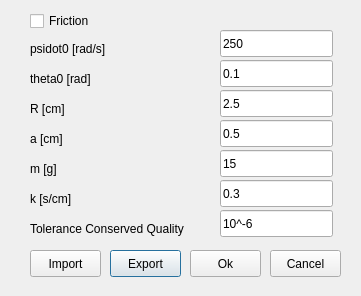
<?xml version="1.0" encoding="UTF-8"?>
<ui version="4.0">
 <class>MyDialog</class>
 <widget class="QDialog" name="MyDialog">
  <property name="geometry">
   <rect>
    <x>0</x>
    <y>0</y>
    <width>361</width>
    <height>296</height>
   </rect>
  </property>
  <property name="minimumSize">
   <size>
    <width>361</width>
    <height>296</height>
   </size>
  </property>
  <property name="maximumSize">
   <size>
    <width>361</width>
    <height>296</height>
   </size>
  </property>
  <property name="windowTitle">
   <string>Dialog</string>
  </property>
  <widget class="QLabel" name="psidot_text">
   <property name="geometry">
    <rect>
     <x>30</x>
     <y>40</y>
     <width>121</width>
     <height>17</height>
    </rect>
   </property>
   <property name="text">
    <string>psidot0 [rad/s]</string>
   </property>
  </widget>
  <widget class="QLabel" name="theta0_text">
   <property name="geometry">
    <rect>
     <x>30</x>
     <y>70</y>
     <width>91</width>
     <height>17</height>
    </rect>
   </property>
   <property name="text">
    <string>theta0 [rad]</string>
   </property>
  </widget>
  <widget class="QLabel" name="R_text">
   <property name="geometry">
    <rect>
     <x>30</x>
     <y>100</y>
     <width>59</width>
     <height>17</height>
    </rect>
   </property>
   <property name="text">
    <string>R [cm]</string>
   </property>
  </widget>
  <widget class="QLabel" name="k_text">
   <property name="geometry">
    <rect>
     <x>30</x>
     <y>190</y>
     <width>59</width>
     <height>17</height>
    </rect>
   </property>
   <property name="text">
    <string>k [s/cm]</string>
   </property>
  </widget>
  <widget class="QLabel" name="a_text">
   <property name="geometry">
    <rect>
     <x>30</x>
     <y>130</y>
     <width>59</width>
     <height>17</height>
    </rect>
   </property>
   <property name="text">
    <string>a [cm]</string>
   </property>
  </widget>
  <widget class="QLabel" name="m_text">
   <property name="geometry">
    <rect>
     <x>30</x>
     <y>160</y>
     <width>59</width>
     <height>17</height>
    </rect>
   </property>
   <property name="text">
    <string>m [g]</string>
   </property>
  </widget>
  <widget class="QLabel" name="TolConQual_text">
   <property name="geometry">
    <rect>
     <x>30</x>
     <y>220</y>
     <width>181</width>
     <height>17</height>
    </rect>
   </property>
   <property name="text">
    <string>Tolerance Conserved Quality</string>
   </property>
  </widget>
  <widget class="QCheckBox" name="Friction">
   <property name="geometry">
    <rect>
     <x>30</x>
     <y>10</y>
     <width>91</width>
     <height>22</height>
    </rect>
   </property>
   <property name="text">
    <string>Friction</string>
   </property>
  </widget>
  <widget class="QPushButton" name="export_button">
   <property name="geometry">
    <rect>
     <x>110</x>
     <y>250</y>
     <width>71</width>
     <height>27</height>
    </rect>
   </property>
   <property name="text">
    <string>Export</string>
   </property>
  </widget>
  <widget class="QPushButton" name="import_button">
   <property name="geometry">
    <rect>
     <x>30</x>
     <y>250</y>
     <width>71</width>
     <height>27</height>
    </rect>
   </property>
   <property name="text">
    <string>Import</string>
   </property>
  </widget>
  <widget class="QPushButton" name="ok_button">
   <property name="geometry">
    <rect>
     <x>190</x>
     <y>250</y>
     <width>71</width>
     <height>27</height>
    </rect>
   </property>
   <property name="text">
    <string>Ok</string>
   </property>
  </widget>
  <widget class="QPushButton" name="cancel_button">
   <property name="geometry">
    <rect>
     <x>270</x>
     <y>250</y>
     <width>71</width>
     <height>27</height>
    </rect>
   </property>
   <property name="text">
    <string>Cancel</string>
   </property>
  </widget>
  <widget class="QLineEdit" name="TolConQual">
   <property name="geometry">
    <rect>
     <x>220</x>
     <y>210</y>
     <width>113</width>
     <height>27</height>
    </rect>
   </property>
   <property name="text">
    <string>10^-6</string>
   </property>
  </widget>
  <widget class="QLineEdit" name="a">
   <property name="geometry">
    <rect>
     <x>220</x>
     <y>120</y>
     <width>113</width>
     <height>27</height>
    </rect>
   </property>
   <property name="text">
    <string>0.5</string>
   </property>
  </widget>
  <widget class="QLineEdit" name="lineEdit_3">
   <property name="geometry">
    <rect>
     <x>220</x>
     <y>150</y>
     <width>113</width>
     <height>27</height>
    </rect>
   </property>
   <property name="text">
    <string>15</string>
   </property>
  </widget>
  <widget class="QLineEdit" name="k">
   <property name="geometry">
    <rect>
     <x>220</x>
     <y>180</y>
     <width>113</width>
     <height>27</height>
    </rect>
   </property>
   <property name="text">
    <string>0.3</string>
   </property>
  </widget>
  <widget class="QLineEdit" name="R">
   <property name="geometry">
    <rect>
     <x>220</x>
     <y>90</y>
     <width>113</width>
     <height>27</height>
    </rect>
   </property>
   <property name="text">
    <string>2.5</string>
   </property>
  </widget>
  <widget class="QLineEdit" name="psidot0">
   <property name="geometry">
    <rect>
     <x>220</x>
     <y>30</y>
     <width>113</width>
     <height>27</height>
    </rect>
   </property>
   <property name="text">
    <string>250</string>
   </property>
  </widget>
  <widget class="QLineEdit" name="theta0">
   <property name="geometry">
    <rect>
     <x>220</x>
     <y>60</y>
     <width>113</width>
     <height>27</height>
    </rect>
   </property>
   <property name="text">
    <string>0.1</string>
   </property>
  </widget>
 </widget>
 <resources/>
 <connections/>
</ui>
